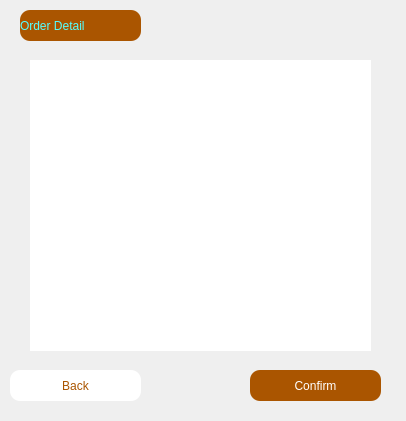
<?xml version="1.0" encoding="UTF-8"?>
<ui version="4.0">
 <class>Order</class>
 <widget class="QDialog" name="Order">
  <property name="windowModality">
   <enum>Qt::NonModal</enum>
  </property>
  <property name="enabled">
   <bool>true</bool>
  </property>
  <property name="geometry">
   <rect>
    <x>0</x>
    <y>0</y>
    <width>406</width>
    <height>421</height>
   </rect>
  </property>
  <property name="sizePolicy">
   <sizepolicy hsizetype="Preferred" vsizetype="Preferred">
    <horstretch>0</horstretch>
    <verstretch>0</verstretch>
   </sizepolicy>
  </property>
  <property name="minimumSize">
   <size>
    <width>1</width>
    <height>1</height>
   </size>
  </property>
  <property name="maximumSize">
   <size>
    <width>800</width>
    <height>600</height>
   </size>
  </property>
  <property name="focusPolicy">
   <enum>Qt::NoFocus</enum>
  </property>
  <property name="windowTitle">
   <string>Order</string>
  </property>
  <property name="windowIcon">
   <iconset>
    <normaloff>Pictures/icon.png</normaloff>Pictures/icon.png</iconset>
  </property>
  <property name="toolTip">
   <string/>
  </property>
  <property name="styleSheet">
   <string notr="true"/>
  </property>
  <property name="modal">
   <bool>false</bool>
  </property>
  <widget class="QLabel" name="label">
   <property name="geometry">
    <rect>
     <x>-50</x>
     <y>0</y>
     <width>461</width>
     <height>431</height>
    </rect>
   </property>
   <property name="minimumSize">
    <size>
     <width>1</width>
     <height>1</height>
    </size>
   </property>
   <property name="maximumSize">
    <size>
     <width>9999</width>
     <height>9999</height>
    </size>
   </property>
   <property name="text">
    <string/>
   </property>
   <property name="pixmap">
    <pixmap>Pictures/269 (1).jpg</pixmap>
   </property>
  </widget>
  <widget class="QPushButton" name="butConfirm">
   <property name="geometry">
    <rect>
     <x>250</x>
     <y>370</y>
     <width>131</width>
     <height>31</height>
    </rect>
   </property>
   <property name="styleSheet">
    <string notr="true">border-radius: 10px;
background-color: rgb(170, 85, 0);
color: white;</string>
   </property>
   <property name="text">
    <string>Confirm</string>
   </property>
  </widget>
  <widget class="QPushButton" name="butBack">
   <property name="geometry">
    <rect>
     <x>10</x>
     <y>370</y>
     <width>131</width>
     <height>31</height>
    </rect>
   </property>
   <property name="styleSheet">
    <string notr="true">border-radius: 10px;
background-color: rgb(255, 255, 255);
color: rgb(170, 85, 0);
</string>
   </property>
   <property name="text">
    <string>Back</string>
   </property>
  </widget>
  <widget class="QLabel" name="label_3">
   <property name="geometry">
    <rect>
     <x>20</x>
     <y>10</y>
     <width>121</width>
     <height>31</height>
    </rect>
   </property>
   <property name="styleSheet">
    <string notr="true">font: 16pt &quot;MS Shell Dlg 2&quot;;
color: rgb(85, 255, 255);
background-color: rgb(170, 85, 0);
border-radius: 10px;</string>
   </property>
   <property name="text">
    <string>Order Detail</string>
   </property>
  </widget>
  <widget class="QTableWidget" name="tableWidget">
   <property name="geometry">
    <rect>
     <x>30</x>
     <y>60</y>
     <width>341</width>
     <height>291</height>
    </rect>
   </property>
   <property name="styleSheet">
    <string notr="true">font: 16pt &quot;MS Shell Dlg 2&quot;;
border-radius: 10px;</string>
   </property>
  </widget>
 </widget>
 <resources/>
 <connections/>
</ui>
